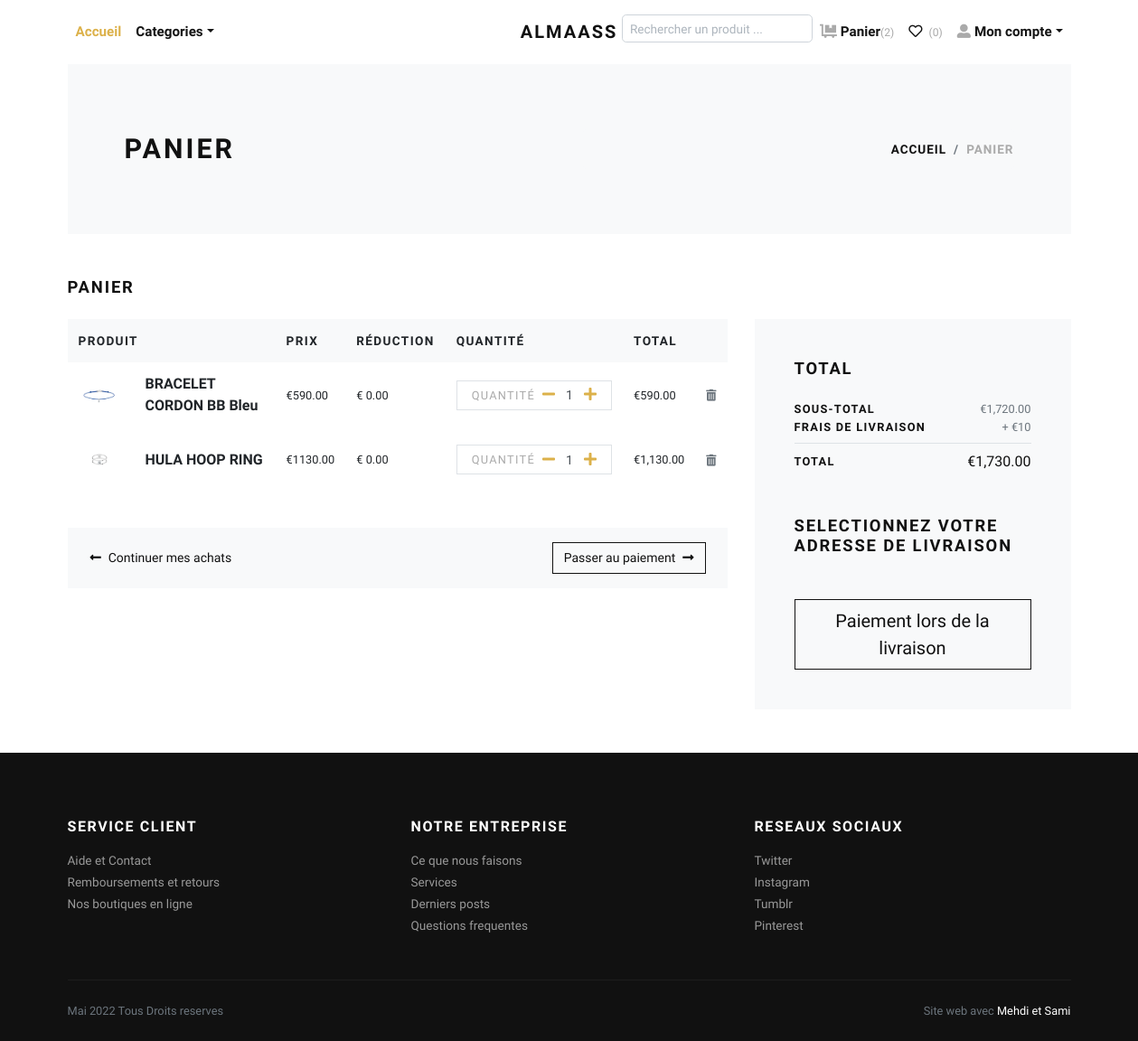
The app's page /cart/ (signed in) with its own data.
### store/models.py (models this page shows, shortened)
class Cart(models.Model):
    user = models.ForeignKey(User, verbose_name="User", on_delete=models.CASCADE)
    product = models.ForeignKey(
        Product, verbose_name="Product", on_delete=models.CASCADE
    )
    quantity = models.PositiveIntegerField(default=1, verbose_name="Quantity")
    created_at = models.DateTimeField(auto_now_add=True, verbose_name="Created Date")
    updated_at = models.DateTimeField(auto_now=True, verbose_name="Updated Date")
    @property
    def total_price(self):
        return self.quantity * self.product.prix_effectif()

class Product(models.Model):
    title = models.CharField(max_length=150, verbose_name="Nom")
    slug = models.SlugField(max_length=160, verbose_name="Raccourci")
    sku = models.CharField(
        max_length=255, unique=True, verbose_name="Identifiant unique (SKU)"
    )
    short_description = models.TextField(verbose_name="Description")
    detail_description = models.TextField(
        blank=True, null=True, verbose_name="Description detaillée"
    )
    product_image = models.ImageField(
        upload_to="product", blank=True, null=True, verbose_name="Image"
    )
    price = models.DecimalField(max_digits=8, decimal_places=2, verbose_name="Prix")
    category = models.ForeignKey(
        Category, verbose_name="Catégorie", on_delete=models.CASCADE
    )
    sub_category = models.ForeignKey(
        Sub_Category,
        verbose_name="Sous-catégorie",
        null=True,
        on_delete=models.CASCADE,
    )
    is_active = models.BooleanField(verbose_name="Actif ?")
    is_featured = models.BooleanField(verbose_name="Vedette ?")
    created_at = models.DateTimeField(auto_now_add=True, verbose_name="Created Date")
    updated_at = models.DateTimeField(auto_now=True, verbose_name="Updated Date")
    en_promo = models.BooleanField(blank=False, verbose_name="En promo")
    taux = models.DecimalField(blank=0, max_digits=4, decimal_places=2)
    def prix_effectif(self):
        return round((self.price * ((100 - self.taux) / 100)), 2)
    def montant_promo(self):
        return round(self.price * (self.taux / 100), 2)
    class Meta:
        verbose_name_plural = "Products"
        ordering = ("-created_at",)

### store/views.py (the view)
# urls.py: path("cart/", views.cart, name="cart"),
@login_required
def cart(request):
    user = request.user
    cart_products = Cart.objects.filter(user=user)
    amount = decimal.Decimal(0)
    shipping_amount = decimal.Decimal(10)
    cp = [p for p in Cart.objects.all() if p.user == user]
    if cp:
        for p in cp:
            temp_amount = p.quantity * p.product.price
            amount += temp_amount
    addresses = Address.objects.filter(user=user)
    context = {
        "cart_products": cart_products,
        "amount": amount,
        "shipping_amount": shipping_amount,
        "total_amount": amount + shipping_amount,
        "addresses": addresses,
        "client_id": settings.CLIENT_ID,
    }
    return render(request, "store/cart.html", context)

### store/context_preprocessors.py (called while the page is built)
def store_menu(request):
    categories = Category.objects.filter(is_active=True)
    context = {
        "categories_menu": categories,
    }
    return context

def cart_menu(request):
    if request.user.is_authenticated:
        cart_items = Cart.objects.filter(user=request.user)
        context = {
            "cart_items": cart_items,
        }
    else:
        context = {}
    return context

### templates/store/cart.html (shortened to what this page needs)
{% extends 'base.html' %}
{% load static %}
{% load humanize %}
    {% block content %}
      <div class="container">
        <section class="py-5 bg-light">
          <div class="container">
            <div class="row px-4 px-lg-5 py-lg-4 align-items-center">
              <div class="col-lg-6">
                <h1 class="h2 text-uppercase mb-0">Panier</h1>
              </div>
              <div class="col-lg-6 text-lg-right">
                <nav aria-label="breadcrumb">
                  <ol class="breadcrumb justify-content-lg-end mb-0 px-0">
                    <li class="breadcrumb-item"><a href="{% url 'store:home'%}">Accueil</a></li>
                    <li class="breadcrumb-item active" aria-current="page">Panier</li>
                  </ol>
                </nav>
              </div>
            </div>
          </div>
        </section>
        {% if cart_products %}
        <section class="py-5">
          <h2 class="h5 text-uppercase mb-4">Panier</h2>
          <div class="row">
            <div class="col-lg-8 mb-4 mb-lg-0">
              <div class="table-responsive mb-4">
                <table class="table">
                  <thead class="bg-light">
                    <tr>
                      <th class="border-0" scope="col"> <strong class="text-small text-uppercase">Produit</strong></th>
                      <th class="border-0" scope="col"> <strong class="text-small text-uppercase">Prix</strong></th>
                        <th class="border-0" scope="col"> <strong class="text-small text-uppercase">Réduction</strong></th>
                      <th class="border-0" scope="col"> <strong class="text-small text-uppercase">Quantité</strong></th>
                      <th class="border-0" scope="col"> <strong class="text-small text-uppercase">Total</strong></th>
                      <th class="border-0" scope="col"> </th>
                    </tr>
                  </thead>
                  <tbody>
                    {% for cart_product in cart_products %}
                    <tr>
                      <th class="pl-0 border-0" scope="row">
                        <div class="media align-items-center">
                          {% if cart_product.product.product_image %}
                            <a class="reset-anchor d-block animsition-link" href="{% url 'store:product-detail' cart_product.product.slug %}"><img src="{{cart_product.product.product_image.url}}" alt="{{cart_product.product.title}}" width="70"/></a>
                          {% else %}
                            <a class="reset-anchor d-block animsition-link" href="{% url 'store:product-detail' cart_product.product.slug %}"><img src="{% static 'img/product-detail-3.jpg' %}" alt="{{cart_product.product.title}}" width="70"/></a>
                          {% endif %}
                          <div class="media-body ml-3"><strong class="h6"><a class="reset-anchor animsition-link" href="{% url 'store:product-detail' cart_product.product.slug %}">{{cart_product.product.title}}</a></strong></div>
                        </div>
                      </th>
                      <td class="align-middle border-0">
                        <p class="mb-0 small">€{{cart_product.product.price}}</p>
                      </td>
                    <td class="align-middle border-0">
                        <p class="mb-0 small"> € {{cart_product.product.montant_promo}} </p>
                      </td>
                      <td class="align-middle border-0">
                        <div class="border d-flex align-items-center justify-content-between px-3"><span class="small text-uppercase text-gray headings-font-family">Quantité</span>
                          <div class="quantity">
                            <a href="{% url 'store:minus-cart' cart_product.id %}" class="dec-btn p-0 ml-2"><i class="fas fa-minus"></i></a>
                            <input class="form-control form-control-sm border-0 shadow-0 p-0" type="text" value="{{cart_product.quantity}}"/>
                            <a href="{% url 'store:plus-cart' cart_product.id %}" class="inc-btn p-0"><i class="fas fa-plus"></i></a>
                          </div>
                        </div>
                      </td>
                      <td class="align-middle border-0">
                        <p class="mb-0 small">€{{cart_product.total_price|intcomma}}</p>
                      </td>
                      <td class="align-middle border-0"><a class="reset-anchor" href="{% url 'store:remove-cart' cart_product.id %}"><i class="fas fa-trash-alt small text-muted"></i></a></td>
                    </tr>
                    {% endfor %}
                  </tbody>
                </table>
              </div>
              <div class="bg-light px-4 py-3">
                <div class="row align-items-center text-center">
                  <div class="col-md-6 mb-3 mb-md-0 text-md-left"><a class="btn btn-link p-0 text-dark btn-sm" href="{% url 'store:home' %}"><i class="fas fa-long-arrow-alt-left mr-2"> </i>Continuer mes achats</a></div>
                  <div class="col-md-6 text-md-right"><a class="btn btn-outline-dark btn-sm" href="{% url 'store:home' %}">Passer au paiement<i class="fas fa-long-arrow-alt-right ml-2"></i></a></div>
                </div>
              </div>
            </div>
            <div class="col-lg-4">
              <div class="card border-0 rounded-0 p-lg-4 bg-light">
                <div class="card-body">
                  <h5 class="text-uppercase mb-4">TOTAL</h5>
                  <ul class="list-unstyled mb-0">
                    <li class="d-flex align-items-center justify-content-between"><strong class="text-uppercase small font-weight-bold">Sous-total</strong><span class="text-muted small">€{{amount|intcomma}}</span></li>
                    <li class="d-flex align-items-center justify-content-between"><strong class="text-uppercase small font-weight-bold">Frais de livraison</strong><span class="text-muted small">+ €{{shipping_amount}}</span></li>
                    <li class="border-bottom my-2"></li>
                    <li class="d-flex align-items-center justify-content-between mb-4"><strong class="text-uppercase small font-weight-bold">Total</strong><span>€{{total_amount|intcomma}}</span></li>
                  </ul>
                  <h5 class="text-uppercase my-5">Selectionnez votre adresse de livraison</h5>
                  <form action="{% url 'store:checkout' %}" id="myform">
                    <button type="button" class="btn btn-dark btn-lg btn-outline-dark" type="submit"> Paiement lors de la livraison</button>
                  </form>
                </div>
              </div>
            </div>
          </div>
        </section>
        {% else %}
          <div class="text-center py-5">
            <h3 class="mb-3">Votre panier est vide</h3>
            <a href="{% url 'store:home' %}"><i class="fas fa-long-arrow-alt-left mr-2"> </i>Continuer mes achats </a>
          </div>
        {% endif %}
      </div>
      {% endblock content %}

### bijouterie/static/css/style.gold.css (style rules this page uses)
.text-small { font-size: 0.85rem !important; }
.text-gray { color: #aaa !important; }
strong { font-weight: 700; }
.quantity { display: -ms-flexbox; display: flex; -ms-flex-align: center; align-items: center; font-family: inherit; }
.quantity input { width: 2rem; text-align: center; }
.text-uppercase { text-transform: uppercase; letter-spacing: 0.1em; }
.border { border: 1px solid #dee2e6 !important; }
.shadow-0 { box-shadow: none !important; }
.reset-anchor { color: inherit; transition: all 0.3s; }
.headings-font-family { font-family: inherit !important; }
.btn { font-weight: 400; border: 1px solid transparent; font-family: inherit; padding: 0.375rem 1.5rem; font-size: 1rem; line-height: 1.5; border-radius: 0; transition: color 0.15s ease-in-out, background-color 0.15s ease-in-out, border-color 0.15s ease-in-out, box-shadow 0.15s ease-in-out; }
.btn-link { font-weight: 400; color: #dcb14a; }
.btn-dark { color: #fff; background-color: #111111; border-color: #111111; }
.btn-outline-dark { color: #111111; background-color: transparent; background-image: none; border-color: #111111; }
.btn-lg { padding: 0.5rem 1rem; font-size: 1.25rem; line-height: 1.5; border-radius: 0; }
.btn-sm { padding: 0.375rem 0.75rem; font-size: 0.875rem; line-height: 1.5; border-radius: 0; }
body { font-family: "Libre Franklin", sans-serif; font-size: 1rem; font-weight: 400; line-height: 1.5; color: #111111; background-color: #fff; }
a { color: #dcb14a; text-decoration: none; }
h1, h2, h3, h4, h5, h6, .h1, .h2, .h3, .h4, .h5, .h6 { margin-bottom: 0.5rem; font-family: inherit; font-weight: 900; line-height: 1.2; color: inherit; }
h1, .h1 { font-size: 2.2rem; }
h2, .h2 { font-size: 1.9rem; }
h5, .h5 { font-size: 1.15rem; }
h6, .h6 { font-size: 1rem; }
small, .small { font-size: 80%; font-weight: 400; }
.bg-light { background-color: #f8f9fa !important; }
.text-dark { color: #111111 !important; }
.form-control { padding: 0.375rem 0.75rem; font-size: 1rem; line-height: 1.5; color: #495057; background-color: #fff; border: 1px solid #ced4da; border-radius: 0; transition: border-color 0.15s ease-in-out, box-shadow 0.15s ease-in-out; }
.form-control::placeholder { color: #adb5bd; font-size: 0.85rem; font-weight: 400; }
.form-control-sm { padding: 0.25rem 0.5rem; font-size: 0.875rem; line-height: 1.5; border-radius: 0; }
.card { background-color: #fff; border: 1px solid rgba(17, 17, 17, 0.125); border-radius: 0; }
.card-body { padding: 1.25rem; }
.breadcrumb { background: #f8f9fa; }
.breadcrumb-item { font-size: 0.85rem; text-transform: uppercase; letter-spacing: 0.07em; font-weight: 900; color: #111111; }
.breadcrumb-item a { color: inherit; transition: all 0.3s; }
.breadcrumb-item.active { color: #aaa; }

### records on screen
Cart: product.product_image (picture), product "BRACELET CORDON BB Bleu", product.price "590.00", product.montant_promo "0.00", quantity "1", total_price "590.00"
Cart: product.product_image (picture), product "HULA HOOP RING", product.price "1130.00", product.montant_promo "0.00", quantity "1", total_price "1,130.00"

### other values on screen
{{ cart_items.count }} "2"
{{ amount|intcomma }} "1,720.00"
{{ shipping_amount }} "10"
{{ total_amount|intcomma }} "1,730.00"
